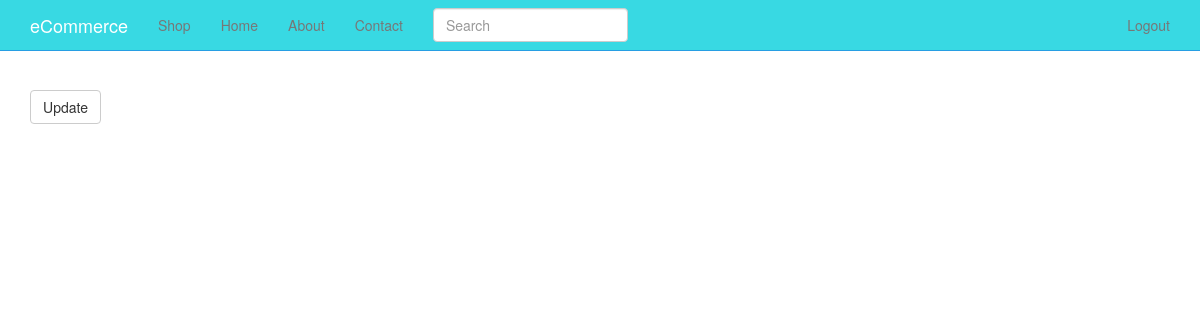
Page /products/1/inventory/ (signed in) on the earlier database version.
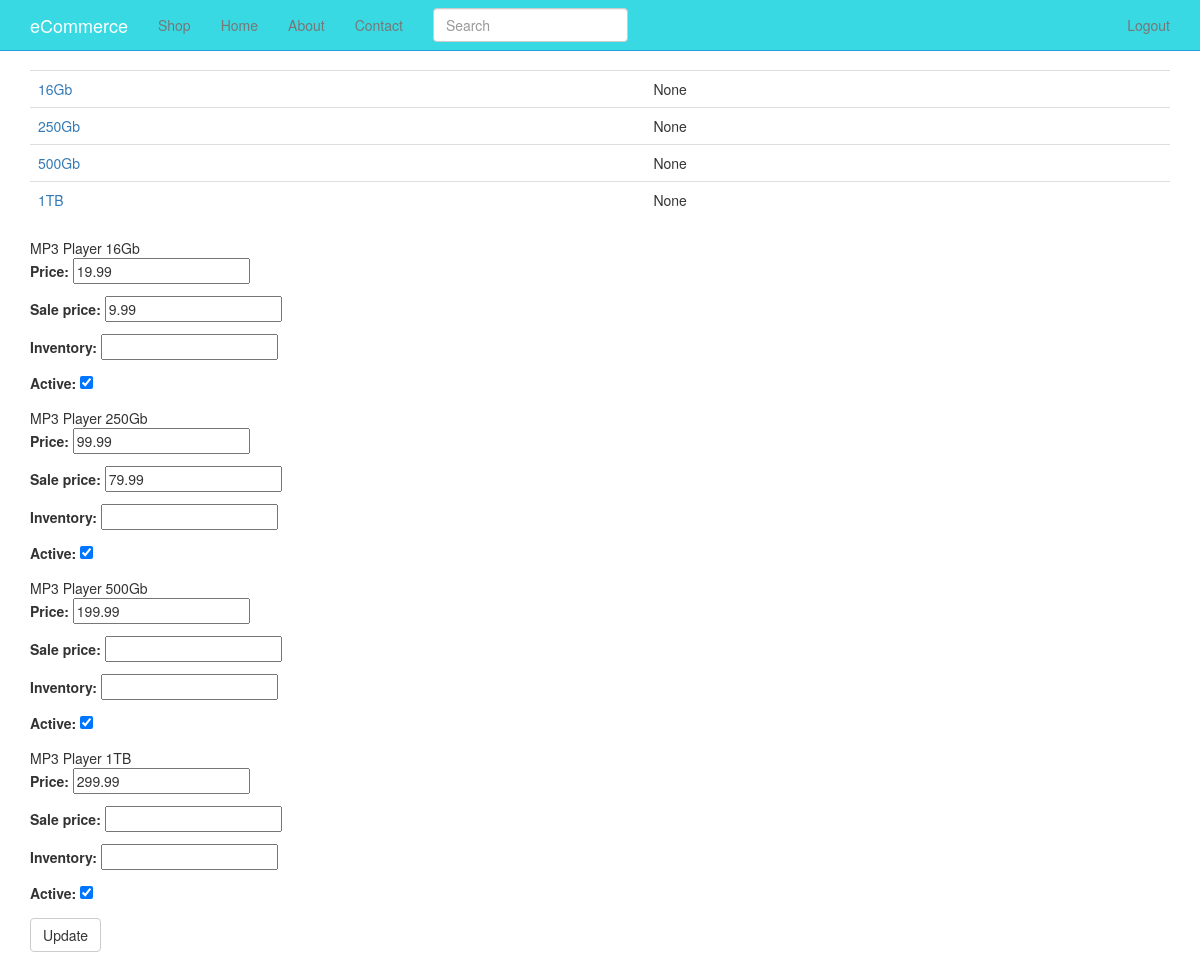
Same page on the later database version.
### products/models.py (models this page shows, shortened)
class Variation(models.Model):
    product = models.ForeignKey(Product)
    title = models.CharField(max_length=120)
    price = models.DecimalField(max_digits=20, decimal_places=2)
    sale_price = models.DecimalField(max_digits=20, decimal_places=2,
                                     null=True, blank=True)
    active = models.BooleanField(default=True)
    inventory = models.IntegerField(null=True, blank=True)
    def get_absolute_url(self):
        return self.product.get_absolute_url()

class Product(models.Model):
    title = models.CharField(max_length=120)
    description = models.TextField(blank=True, null=True)
    price = models.DecimalField(decimal_places=2, max_digits=20)
    active = models.BooleanField(default=True)
    categories = models.ManyToManyField('Category', blank=True)
    default = models.ForeignKey('Category', related_name='default_category', null=True, blank=True)
    objects = ProductManager()
    def get_absolute_url(self):
        return reverse('products:product_detail', kwargs={'pk': self.pk})

### products/views.py (the view, shortened to what this page needs)
# urls.py: url(r'^(?P<pk>\d+)/inventory/$', VariationListView.as_view(), name='product_inventory'),
class VariationListView(StaffRequiredMixin, ListView):
    model = Variation
    queryset = Variation.objects.all()
    def get_context_data(self, **kwargs):
        context = super(VariationListView, self).get_context_data()
        context['formset'] = VariationInventoryFormSet(queryset=self.get_queryset())
        return context
    def get_queryset(self, *args, **kwargs):
        product_pk = self.kwargs.get('pk')
        if product_pk:
            product = get_object_or_404(Product, pk=product_pk)
            queryset = Variation.objects.filter(product=product)
            return queryset

### products/mixins.py (called while the page is built)
    @method_decorator(login_required)
    def dispatch(self, request, *args, **kwargs):
        if request.user.is_staff:
            return super(StaffRequiredMixin, self).dispatch(request, *args, **kwargs)
        else:
            raise Http404

### products/models.py (called while the page is built)
    def active(self):
        return self.filter(active=True)

    def get_queryset(self):
        return ProductQuerySet(self.model, using=self._db)

    def all(self, *args, **kwargs):
        return self.get_queryset().active()

### products/templates/products/variation_list.html (shortened to what this page needs)
{% extends 'base.html' %}
{% block content %}
<table class="table">
{% for object in object_list %}
  <tr>
    <td>
      <a href="{{ object.get_absolute_url }}">
        {{ object.title }}
      </a>
    </td>
    <td>{{ object.inventory }}</td>
  </tr>
{% endfor %}
</table>
<form action="" method="POST">
  {% for form in formset %}
    {{ form.instance.product.title }}
    {{ form.instance.title }}
    {{ form.as_p }}
  {% endfor %}
  <input type="submit" value="Update" class="btn btn-default">
</form>
{% endblock content %}

### templates/base.html (shortened to what this page needs)
{% load staticfiles %}
<!DOCTYPE html>
<html lang="en">
  <head>
    {% include 'head_css.html' %}
  </head>
  <body>
  {% include 'navbar.html' %}
  <div class="container">
  {% block content %}
  {% endblock %}
  </div>
  </body>
</html>

### templates/head_css.html
{% load staticfiles %}
    <link rel="stylesheet" href="//maxcdn.bootstrapcdn.com/font-awesome/4.3.0/css/font-awesome.min.css">
    <link href="{% static 'css/bootstrap.min.css' %}" rel="stylesheet">
    <link href="{% static 'css/navbar-static-top.css' %}" rel="stylesheet">
     <link href="{% static 'css/custom.css' %}" rel="stylesheet">

### templates/navbar.html (shortened to what this page needs)
   {% load staticfiles %}
    <nav class="navbar navbar-default navbar-static-top" style="background-color: #38d9e3; border-color: #279ee3;">
      <div class="container">
        <div class="navbar-header">
          <a class="navbar-brand" href="{% url 'home' %}">eCommerce</a>
        </div>
        <div id="navbar" class="navbar-collapse collapse">
          <ul class="nav navbar-nav">
            <li><a href="{% url 'products:products' %}">Shop</a></li>
            <li><a href="{% url 'home' %}">Home</a></li>
            <li><a href="{% url 'about' %}">About</a></li>
            <li><a href="{% url 'contact' %}">Contact</a></li>
            <form method="GET" action="{% url 'products:products' %}" class="navbar-form navbar-right">
              <div class="form-group">
                <input type="text" class="form-control" placeholder="Search" name="q">
              </div>
            </form>
          </ul>
          <ul class="nav navbar-nav navbar-right">
          {% if request.user.is_authenticated %}
            <li><a href="{% url 'auth_logout' %}">Logout</a></li>
            {% else %}
            <li><a href="{% url 'registration_register' %}">Register</a></li>
            {% endif %}
          </ul>
        </div>
      </div>
    </nav>

### templates/javascript.html (shortened to what this page needs)
{% load staticfiles %}

### static_in_pro/our_static/css/navbar-static-top.css (style rules this page uses)
body { min-height: 1000px; }
.navbar-static-top { margin-bottom: 19px; background-color: #0E3D14; border-color: #1A5F23; }
.navbar-default .navbar-brand { color: #FFF; }

Differences in the rows shown:
added Variation: title "16Gb", inventory "None", instance.product "MP3 Player", instance "16Gb"
added Variation: title "250Gb", inventory "None", instance.product "MP3 Player", instance "250Gb"
added Variation: title "500Gb", inventory "None", instance.product "MP3 Player", instance "500Gb"
added Variation: title "1TB", inventory "None", instance.product "MP3 Player", instance "1TB"
Other differences:
new list line: "Price: Sale price: Inventory: Active: 19.99 9.99  ☑"
new list line: "Price: Sale price: Inventory: Active: 99.99 79.99  ☑"
new list line: "Price: Sale price: Inventory: Active: 199.99   ☑"
new list line: "Price: Sale price: Inventory: Active: 299.99   ☑"
